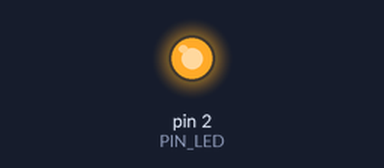
Bench run of a sketch on a simulated Arduino Uno, built with avr-gcc and run on an emulated ATmega328P. Parts: output pins drawn as LEDs (lit = HIGH).

Above: at 2.0 s.
At 4.1 s:
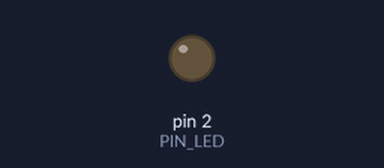
Timing chart, 0 to 5.4 s (numbered marks = the images above):
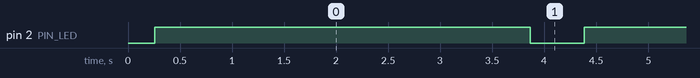

The sketch:

Breathing_lamp.ino
```cpp
/*
 * 功能描述：ESP8266 PWM演示例程
 * @author 单片机菜鸟
 * @date 2018/10/25
 */

//#define PIN_LED D4
int PIN_LED = 2;  //GPIO2<-->D4

void setup() {
  // put your setup code here, to run once:
  pinMode(PIN_LED, OUTPUT);
  analogWrite(PIN_LED, 0);
}

void loop() {
  // put your main code here, to run repeatedly:
  for(int val=0; val<1024; val++){
    //占空比不断增大 亮度渐亮
    analogWrite(PIN_LED, val);
    delay(2);
  }

  for(int val=1023; val>=0; val--){
    analogWrite(PIN_LED, val);
    delay(2);
  }
}
```

Measured:
- by itself, pin 2 (PIN_LED): alternates HIGH for 3.6 s and LOW for 0.52 s
